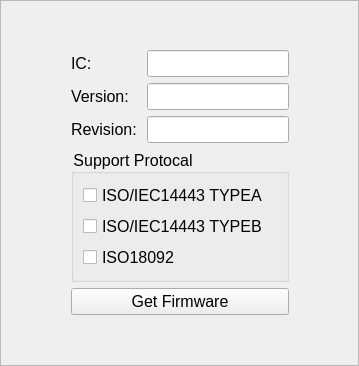
<?xml version="1.0" encoding="UTF-8"?>
<ui version="4.0">
 <class>NFCFirmwareView</class>
 <widget class="QFrame" name="NFCFirmwareView">
  <property name="geometry">
   <rect>
    <x>0</x>
    <y>0</y>
    <width>359</width>
    <height>366</height>
   </rect>
  </property>
  <property name="windowTitle">
   <string>Frame</string>
  </property>
  <property name="styleSheet">
   <string notr="true">QLabel {
	font-size: 12pt;	
}

QCheckBox {
	font-size: 12pt;
}

QGroupBox {
	font-size: 12pt;
}

QPushButton {
	font-size: 12pt;
}

QLineEdit {
	font-size: 12pt;
}</string>
  </property>
  <property name="frameShape">
   <enum>QFrame::StyledPanel</enum>
  </property>
  <property name="frameShadow">
   <enum>QFrame::Raised</enum>
  </property>
  <layout class="QGridLayout" name="gridLayout_2">
   <item row="2" column="0">
    <spacer name="horizontalSpacer">
     <property name="orientation">
      <enum>Qt::Horizontal</enum>
     </property>
     <property name="sizeHint" stdset="0">
      <size>
       <width>40</width>
       <height>20</height>
      </size>
     </property>
    </spacer>
   </item>
   <item row="0" column="1">
    <spacer name="verticalSpacer">
     <property name="orientation">
      <enum>Qt::Vertical</enum>
     </property>
     <property name="sizeHint" stdset="0">
      <size>
       <width>20</width>
       <height>40</height>
      </size>
     </property>
    </spacer>
   </item>
   <item row="2" column="2">
    <spacer name="horizontalSpacer_2">
     <property name="orientation">
      <enum>Qt::Horizontal</enum>
     </property>
     <property name="sizeHint" stdset="0">
      <size>
       <width>40</width>
       <height>20</height>
      </size>
     </property>
    </spacer>
   </item>
   <item row="3" column="1">
    <widget class="QPushButton" name="getFirmwareBtn">
     <property name="font">
      <font>
       <pointsize>12</pointsize>
      </font>
     </property>
     <property name="text">
      <string>Get Firmware</string>
     </property>
    </widget>
   </item>
   <item row="2" column="1">
    <widget class="QGroupBox" name="groupBox">
     <property name="font">
      <font>
       <pointsize>12</pointsize>
      </font>
     </property>
     <property name="title">
      <string>Support Protocal</string>
     </property>
     <layout class="QGridLayout" name="gridLayout">
      <item row="0" column="0">
       <widget class="QCheckBox" name="ISO14443A_CheckBox">
        <property name="font">
         <font>
          <pointsize>12</pointsize>
         </font>
        </property>
        <property name="text">
         <string>ISO/IEC14443 TYPEA</string>
        </property>
        <property name="checkable">
         <bool>true</bool>
        </property>
       </widget>
      </item>
      <item row="1" column="0">
       <widget class="QCheckBox" name="ISO14443B_CheckBox">
        <property name="font">
         <font>
          <pointsize>12</pointsize>
         </font>
        </property>
        <property name="text">
         <string>ISO/IEC14443 TYPEB</string>
        </property>
       </widget>
      </item>
      <item row="2" column="0">
       <widget class="QCheckBox" name="ISO18092_CheckBox">
        <property name="font">
         <font>
          <pointsize>12</pointsize>
         </font>
        </property>
        <property name="text">
         <string>ISO18092</string>
        </property>
       </widget>
      </item>
     </layout>
    </widget>
   </item>
   <item row="1" column="1">
    <layout class="QVBoxLayout" name="verticalLayout">
     <item>
      <layout class="QHBoxLayout" name="horizontalLayout">
       <item>
        <widget class="QLabel" name="icName">
         <property name="minimumSize">
          <size>
           <width>70</width>
           <height>0</height>
          </size>
         </property>
         <property name="font">
          <font>
           <pointsize>12</pointsize>
          </font>
         </property>
         <property name="text">
          <string>IC:</string>
         </property>
        </widget>
       </item>
       <item>
        <widget class="QLineEdit" name="icLineEdit"/>
       </item>
      </layout>
     </item>
     <item>
      <layout class="QHBoxLayout" name="horizontalLayout_2">
       <item>
        <widget class="QLabel" name="verName">
         <property name="minimumSize">
          <size>
           <width>70</width>
           <height>0</height>
          </size>
         </property>
         <property name="font">
          <font>
           <pointsize>12</pointsize>
          </font>
         </property>
         <property name="text">
          <string>Version:</string>
         </property>
        </widget>
       </item>
       <item>
        <widget class="QLineEdit" name="verLineEdit"/>
       </item>
      </layout>
     </item>
     <item>
      <layout class="QHBoxLayout" name="horizontalLayout_3">
       <item>
        <widget class="QLabel" name="revName">
         <property name="minimumSize">
          <size>
           <width>70</width>
           <height>0</height>
          </size>
         </property>
         <property name="font">
          <font>
           <pointsize>12</pointsize>
          </font>
         </property>
         <property name="text">
          <string>Revision:</string>
         </property>
        </widget>
       </item>
       <item>
        <widget class="QLineEdit" name="revLineEdit"/>
       </item>
      </layout>
     </item>
    </layout>
   </item>
   <item row="4" column="1">
    <spacer name="verticalSpacer_2">
     <property name="orientation">
      <enum>Qt::Vertical</enum>
     </property>
     <property name="sizeHint" stdset="0">
      <size>
       <width>20</width>
       <height>40</height>
      </size>
     </property>
    </spacer>
   </item>
  </layout>
 </widget>
 <resources/>
 <connections/>
</ui>
